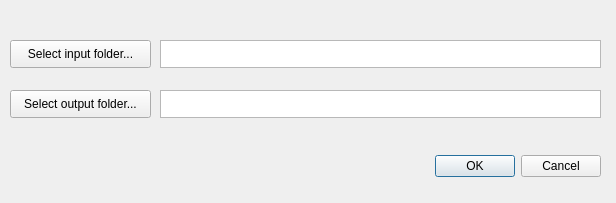
<?xml version="1.0" encoding="UTF-8"?>
<ui version="4.0">
 <class>Dialog</class>
 <widget class="QDialog" name="Dialog">
  <property name="geometry">
   <rect>
    <x>0</x>
    <y>0</y>
    <width>616</width>
    <height>203</height>
   </rect>
  </property>
  <property name="windowTitle">
   <string>New project</string>
  </property>
  <widget class="QDialogButtonBox" name="buttonBox">
   <property name="geometry">
    <rect>
     <x>260</x>
     <y>150</y>
     <width>341</width>
     <height>32</height>
    </rect>
   </property>
   <property name="orientation">
    <enum>Qt::Horizontal</enum>
   </property>
   <property name="standardButtons">
    <set>QDialogButtonBox::Cancel|QDialogButtonBox::Ok</set>
   </property>
  </widget>
  <widget class="QPushButton" name="loadFiles">
   <property name="geometry">
    <rect>
     <x>10</x>
     <y>40</y>
     <width>141</width>
     <height>28</height>
    </rect>
   </property>
   <property name="text">
    <string>Select input folder...</string>
   </property>
  </widget>
  <widget class="QTextEdit" name="name">
   <property name="geometry">
    <rect>
     <x>160</x>
     <y>40</y>
     <width>441</width>
     <height>28</height>
    </rect>
   </property>
   <property name="font">
    <font>
     <pointsize>10</pointsize>
    </font>
   </property>
   <property name="verticalScrollBarPolicy">
    <enum>Qt::ScrollBarAlwaysOff</enum>
   </property>
   <property name="horizontalScrollBarPolicy">
    <enum>Qt::ScrollBarAlwaysOff</enum>
   </property>
   <property name="html">
    <string>&lt;!DOCTYPE HTML PUBLIC &quot;-//W3C//DTD HTML 4.0//EN&quot; &quot;http://www.w3.org/TR/REC-html40/strict.dtd&quot;&gt;
&lt;html&gt;&lt;head&gt;&lt;meta name=&quot;qrichtext&quot; content=&quot;1&quot; /&gt;&lt;style type=&quot;text/css&quot;&gt;
p, li { white-space: pre-wrap; }
&lt;/style&gt;&lt;/head&gt;&lt;body style=&quot; font-family:'MS Shell Dlg 2'; font-size:10pt; font-weight:400; font-style:normal;&quot;&gt;
&lt;p style=&quot;-qt-paragraph-type:empty; margin-top:0px; margin-bottom:0px; margin-left:0px; margin-right:0px; -qt-block-indent:0; text-indent:0px;&quot;&gt;&lt;br /&gt;&lt;/p&gt;&lt;/body&gt;&lt;/html&gt;</string>
   </property>
  </widget>
  <widget class="QPushButton" name="projDir">
   <property name="geometry">
    <rect>
     <x>10</x>
     <y>90</y>
     <width>141</width>
     <height>28</height>
    </rect>
   </property>
   <property name="text">
    <string>Select output folder...</string>
   </property>
  </widget>
  <widget class="QTextEdit" name="projDirPath">
   <property name="geometry">
    <rect>
     <x>160</x>
     <y>90</y>
     <width>441</width>
     <height>28</height>
    </rect>
   </property>
   <property name="font">
    <font>
     <pointsize>10</pointsize>
    </font>
   </property>
   <property name="verticalScrollBarPolicy">
    <enum>Qt::ScrollBarAlwaysOff</enum>
   </property>
   <property name="horizontalScrollBarPolicy">
    <enum>Qt::ScrollBarAlwaysOff</enum>
   </property>
   <property name="html">
    <string>&lt;!DOCTYPE HTML PUBLIC &quot;-//W3C//DTD HTML 4.0//EN&quot; &quot;http://www.w3.org/TR/REC-html40/strict.dtd&quot;&gt;
&lt;html&gt;&lt;head&gt;&lt;meta name=&quot;qrichtext&quot; content=&quot;1&quot; /&gt;&lt;style type=&quot;text/css&quot;&gt;
p, li { white-space: pre-wrap; }
&lt;/style&gt;&lt;/head&gt;&lt;body style=&quot; font-family:'MS Shell Dlg 2'; font-size:10pt; font-weight:400; font-style:normal;&quot;&gt;
&lt;p style=&quot;-qt-paragraph-type:empty; margin-top:0px; margin-bottom:0px; margin-left:0px; margin-right:0px; -qt-block-indent:0; text-indent:0px;&quot;&gt;&lt;br /&gt;&lt;/p&gt;&lt;/body&gt;&lt;/html&gt;</string>
   </property>
  </widget>
 </widget>
 <resources/>
 <connections>
  <connection>
   <sender>buttonBox</sender>
   <signal>accepted()</signal>
   <receiver>Dialog</receiver>
   <slot>accept()</slot>
   <hints>
    <hint type="sourcelabel">
     <x>248</x>
     <y>254</y>
    </hint>
    <hint type="destinationlabel">
     <x>157</x>
     <y>274</y>
    </hint>
   </hints>
  </connection>
  <connection>
   <sender>buttonBox</sender>
   <signal>rejected()</signal>
   <receiver>Dialog</receiver>
   <slot>reject()</slot>
   <hints>
    <hint type="sourcelabel">
     <x>316</x>
     <y>260</y>
    </hint>
    <hint type="destinationlabel">
     <x>286</x>
     <y>274</y>
    </hint>
   </hints>
  </connection>
 </connections>
</ui>
